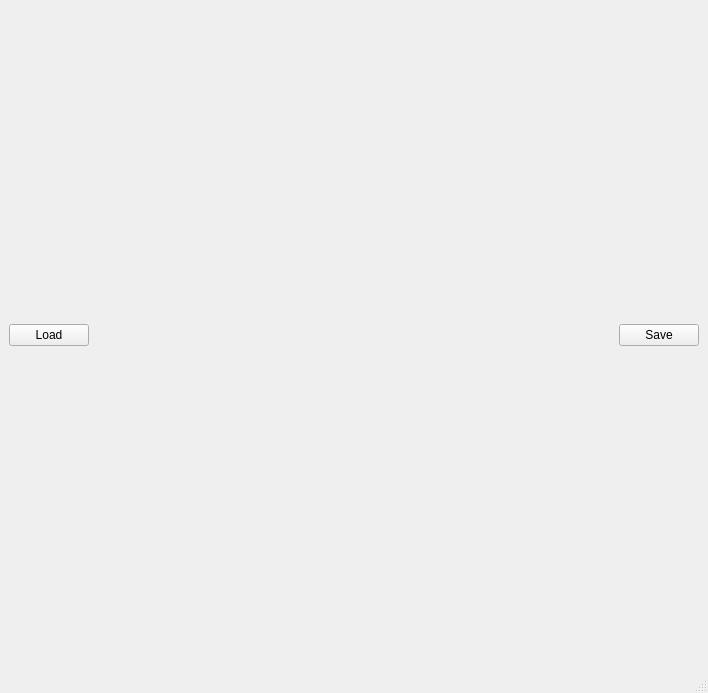
<?xml version="1.0" encoding="UTF-8"?>
<ui version="4.0">
 <class>MainWindow</class>
 <widget class="QMainWindow" name="MainWindow">
  <property name="geometry">
   <rect>
    <x>0</x>
    <y>0</y>
    <width>708</width>
    <height>693</height>
   </rect>
  </property>
  <property name="windowTitle">
   <string>MainWindow</string>
  </property>
  <widget class="QWidget" name="centralwidget">
   <layout class="QGridLayout" name="gridLayout">
    <item row="1" column="1">
     <layout class="QHBoxLayout" name="slice_layout"/>
    </item>
    <item row="1" column="0">
     <layout class="QHBoxLayout" name="data_layout"/>
    </item>
    <item row="0" column="0" colspan="2">
     <layout class="QHBoxLayout" name="horizontalLayout_3">
      <item>
       <widget class="QPushButton" name="load_button">
        <property name="text">
         <string>Load</string>
        </property>
       </widget>
      </item>
      <item>
       <spacer name="horizontalSpacer">
        <property name="orientation">
         <enum>Qt::Horizontal</enum>
        </property>
        <property name="sizeHint" stdset="0">
         <size>
          <width>40</width>
          <height>20</height>
         </size>
        </property>
       </spacer>
      </item>
      <item>
       <widget class="QPushButton" name="save_button">
        <property name="text">
         <string>Save</string>
        </property>
       </widget>
      </item>
     </layout>
    </item>
   </layout>
  </widget>
  <widget class="QMenuBar" name="menubar">
   <property name="geometry">
    <rect>
     <x>0</x>
     <y>0</y>
     <width>708</width>
     <height>22</height>
    </rect>
   </property>
  </widget>
  <widget class="QStatusBar" name="statusbar"/>
 </widget>
 <resources/>
 <connections/>
</ui>
